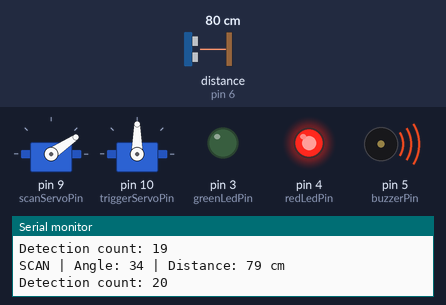
Bench run of a sketch on a simulated Arduino Uno, built with avr-gcc and run on an emulated ATmega328P. On the bench: 2 × servo, output pins drawn as LEDs (lit = HIGH), buzzer (waves = sounding), the last lines printed to the serial monitor. Wiring (inferred from the names in the program): ultrasonic range finder: trigger pin 7; echo pin 6. Inputs (shaded band) come from the test bench; at power-on: distance to the obstacle (sensor on pin 6) 80 cm. The echo pulse lasts 58.3 µs per cm; EEPROM starts erased; pins used as bus, display or sensor lines are not drawn.

Above: at 2.2 s.
2.3 s: distance to the obstacle (sensor on pin 6) set to 99 cm
5.3 s: distance to the obstacle (sensor on pin 6) set to 106 cm
At 5.48 s:
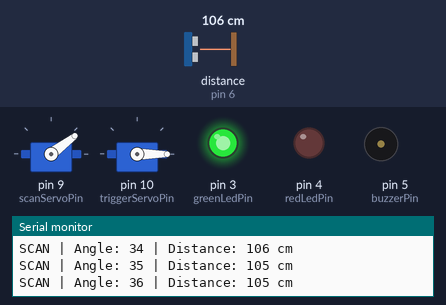
8.3 s: distance to the obstacle (sensor on pin 6) set to 9 cm
At 9.9 s:
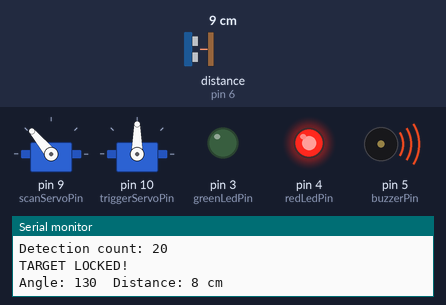
11.3 s: distance to the obstacle (sensor on pin 6) set to 250 cm
14.3 s: distance to the obstacle (sensor on pin 6) set to 18 cm
At 15.8 s:
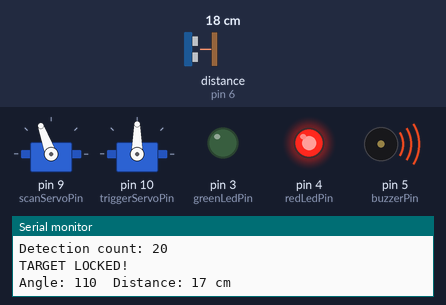
Timing chart, 0 to 18.3 s (numbered marks = the images above; inputs shaded):
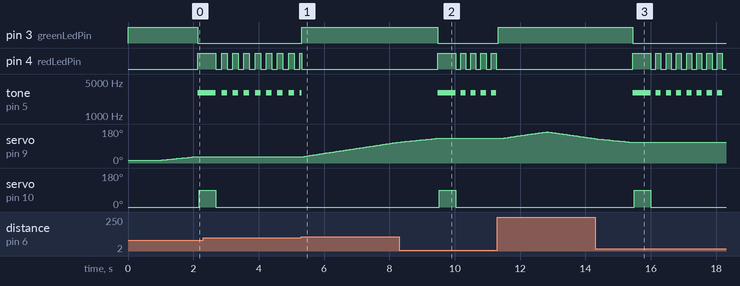

Measured:
- the behaviour switches between 101 and 102 cm on distance to the obstacle (sensor on pin 6) (found by bisection; images 0 and 1)
- after the input at 5.3 s, pin 3 (greenLedPin): LOW → HIGH at once; servo on pin 9 (scanServoPin): moves from 34° to 110° over 2.9 s, starting after 0.10 s
- after the input at 8.3 s, pin 3 (greenLedPin): HIGH → LOW after 1.2 s; pin 4 (redLedPin): LOW → HIGH after 1.2 s, then repeats every 0.31 s: LOW 0.16 s, HIGH 0.16 s; tone on pin 5 (buzzerPin): silent → 3000 Hz after 1.2 s, then repeats every 0.31 s: silent 0.16 s, 3000 Hz 0.16 s; servo on pin 10 (triggerServoPin): 0° → 90° after 1.2 s, → 0° 0.50 s later
- after the input at 11.3 s, pin 3 (greenLedPin): LOW → HIGH at once; pin 4 (redLedPin): stops changing and stays LOW; tone on pin 5 (buzzerPin): stops changing and stays silent; servo on pin 9 (scanServoPin): rises from 130° to 165° in 1.4 s, then falls to 129° in 1.5 s
- after the input at 14.3 s, pin 3 (greenLedPin): HIGH → LOW after 1.1 s; pin 4 (redLedPin): LOW → HIGH after 1.1 s, then repeats every 0.31 s: LOW 0.16 s, HIGH 0.16 s; tone on pin 5 (buzzerPin): silent → 3000 Hz after 1.1 s, then repeats every 0.31 s: silent 0.16 s, 3000 Hz 0.16 s; servo on pin 10 (triggerServoPin): 0° → 90° after 1.2 s, → 0° 0.50 s later

The sketch:

radar_updated_code.ino
```cpp
//  ARDUINO ULTRASONIC RADAR WITH TARGET LOCK
#include <Servo.h>    // Library to control hobby servo motors
#include <EEPROM.h>   // Library to store data that survives power loss
Servo scanServo;      // Servo that rotates the ultrasonic sensor
Servo triggerServo;   // Servo that performs the "trigger" action
// ---------------- PINS ----------------
const int trigPin = 7;           // Ultrasonic TRIG pin (sends the pulse)
const int echoPin = 6;           // Ultrasonic ECHO pin (receives the echo)
const int greenLedPin = 3;       // Green LED = scanning / searching
const int redLedPin = 4;         // Red LED = target locked
const int buzzerPin = 5;         // Buzzer
const int scanServoPin = 9;      // Signal wire of the scanning servo
const int triggerServoPin = 10;  // Signal wire of the trigger servo
// ---------------- SETTINGS ----------------
const int minDistance = 5;         // Ignore anything closer than 5 cm
const int maxDistance = 100;       // Ignore anything farther than 100 cm
const int requiredReadings = 20;   // Continuous detections needed to lock
const int scanMin = 15;            // Sweep start angle (safe, not the 0 limit)
const int scanMax = 165;           // Sweep end angle (safe, not the 180 limit)
const int servoDelay = 25;         // Delay (ms) after each 1 degree step
const int beepInterval = 150;      // Beep ON time and OFF time in ms (beep-beep speed)
// ---------------- EEPROM SETTINGS ----------------
const int angleAddress = 0;        // EEPROM address where the angle is saved
const int saveStep = 10;           // Save when angle changed by this many degrees
// ---------------- VARIABLES ----------------
int currentAngle = scanMin;        // Current servo angle (overwritten in setup)
int lastSavedAngle = scanMin;      // Angle last written to EEPROM
int direction = 1;                 // +1 = sweeping up, -1 = sweeping down
int detectionCount = 0;            // Consecutive in-range detections so far
bool targetLocked = false;         // True when locked onto a target
bool triggerDone = false;          // Makes sure trigger fires once per lock
unsigned long lastBlinkTime = 0;   // Time (ms) of the last red LED toggle
bool redState = false;             // Current on/off state of the red LED
// ---------------- SAVE ANGLE ----------------
// Saves the angle to EEPROM only if it is different from the stored one
void saveAngle(int angle)
{
  EEPROM.update(angleAddress, angle);  // update() writes only if value changed
  lastSavedAngle = angle;              // Remember what we saved
}
// ---------------- ULTRASONIC ----------------
// Returns distance in cm, or 999 if no echo
long getDistance()
{
  digitalWrite(trigPin, LOW);          // Make sure trigger starts LOW
  delayMicroseconds(3);                // Short settle time
  digitalWrite(trigPin, HIGH);         // Start the 10 microsecond pulse
  delayMicroseconds(10);               // Pulse length required by the sensor
  digitalWrite(trigPin, LOW);          // End the pulse -> sensor sends sound
  //  Measure how long the echo pin stays HIGH (microseconds)| 30000 us timeout = about 5 m; returns 0 if no echo
  long duration = pulseIn(echoPin, HIGH, 30000);
  if (duration == 0)                   // No echo received
  {
    return 999;                        // 999 = "no object" flag
  }
  // Sound travels ~0.0343 cm per microsecond. Divide by 2 because the sound goes to the object and back.
  long distance = duration * 0.0343 / 2;
  return distance;                     // Distance in cm
}
// ---------------- TARGET LOCK ----------------
void lockTarget(long distance)
{
  targetLocked = true;                 // Switch program to locked mode
  scanServo.write(currentAngle);       // Hold scan servo at target angle
  digitalWrite(greenLedPin, LOW);      // Green LED off (not scanning)
  // Beep-beep + red LED blink together, without blocking the program
  if (millis() - lastBlinkTime >= beepInterval) // Has the interval passed?
  {
    lastBlinkTime = millis();          // Store time of this toggle
    redState = !redState;              // Flip ON <-> OFF
    digitalWrite(redLedPin, redState); // Apply to the LED
    if (redState)                      // LED ON phase -> buzzer ON
    {
      tone(buzzerPin, 3000);           // 3000 Hz beep
    }
    else                               // LED OFF phase -> buzzer silent
    {
      noTone(buzzerPin);               // Gap between beeps
    }
  }
  // Fire the trigger servo only once per lock
  if (!triggerDone)
  {
    triggerDone = true;                // Prevent repeating
    saveAngle(currentAngle);           // Save the lock angle to EEPROM
    Serial.println("TARGET LOCKED!");  // Print lock details
    Serial.print("Angle: ");
    Serial.print(currentAngle);
    Serial.print("  Distance: ");
    Serial.print(distance);
    Serial.println(" cm");
    triggerServo.write(90);            // Move trigger servo to 90 degrees
    delay(500);                        // Hold for half a second
    triggerServo.write(0);             // Return to rest position
  }
}
// ---------------- UNLOCK ----------------
void unlockTarget()
{
  if (targetLocked)                    // Print only if we were locked
  {
    Serial.println("TARGET LOST");
    Serial.println("RESUMING SCAN");
  }
  targetLocked = false;                // Back to scan mode
  triggerDone = false;                 // Allow trigger on next lock
  detectionCount = 0;                  // Reset detection counter
  digitalWrite(greenLedPin, HIGH);     // Green LED on (scanning)
  digitalWrite(redLedPin, LOW);        // Red LED off
  noTone(buzzerPin);                   // Buzzer off
  redState = false;                    // Reset blink state
}
//  set up Runs once at power-on or after every reset
void setup()
{
  Serial.begin(9600);                  // Start Serial Monitor at 9600 baud
  pinMode(trigPin, OUTPUT);            // TRIG sends pulses
  pinMode(echoPin, INPUT);             // ECHO receives pulses
  pinMode(greenLedPin, OUTPUT);        // Green LED output
  pinMode(redLedPin, OUTPUT);          // Red LED output
  pinMode(buzzerPin, OUTPUT);          // Buzzer output
  // ----- Restore last scan angle from EEPROM -----
  int savedAngle = EEPROM.read(angleAddress);   // Read stored byte
  // A blank EEPROM reads 255, so accept only values inside the scan range
  if (savedAngle >= scanMin && savedAngle <= scanMax)
  {
    currentAngle = savedAngle;         // Resume from the saved position
  }
  else
  {
    currentAngle = scanMin;            // Invalid/blank -> start at 15 degrees
  }
  lastSavedAngle = currentAngle;       // Sync the "last saved" tracker
  // IMPORTANT: write() BEFORE attach() so the servos do not jump to 90 degrees
  scanServo.write(currentAngle);       // Preset scan servo to saved angle
  triggerServo.write(0);               // Preset trigger servo to rest (0)
  scanServo.attach(scanServoPin);      // Now connect scan servo (no jump)
  triggerServo.attach(triggerServoPin);// Now connect trigger servo (no jump)
  digitalWrite(greenLedPin, HIGH);     // Green on = scanning
  digitalWrite(redLedPin, LOW);        // Red off
  noTone(buzzerPin);                   // Buzzer off
  Serial.println("RADAR READY");       // Startup message
  Serial.print("Resuming at angle: "); // Show restored angle
  Serial.println(currentAngle);
  delay(1000);                         // Wait 1 s for everything to settle
}
// ---------------- MAIN LOOP ----------------
void loop()
{
  // ===== PART A: TARGET ALREADY LOCKED =====
  if (targetLocked)
  {
    scanServo.write(currentAngle);     // Keep servo at target angle
    long distance = getDistance();     // Measure again
    Serial.print("LOCKED | Angle: ");  // Print status
    Serial.print(currentAngle);
    Serial.print(" | Distance: ");
    if (distance == 999)
    {
      Serial.println("NO ECHO");
    }
    else
    {
      Serial.print(distance);
      Serial.println(" cm");
    }
    // Keep the lock only while the object stays within range
    if (distance >= minDistance && distance <= maxDistance)
    {
      lockTarget(distance);            // Still there: keep beeping/blinking
    }
    else
    {
      unlockTarget();                  // Gone: resume scanning
    }
    delay(50);                         // Small delay between locked readings
    return;                            // Skip scanning code below
  }
  // ===== PART B: NORMAL SCANNING =====
  scanServo.write(currentAngle);       // Move sensor to current angle
  delay(servoDelay);                   // Wait for servo to settle
  long distance = getDistance();       // Measure distance
  Serial.print("SCAN | Angle: ");      // Print scan status
  Serial.print(currentAngle);
  Serial.print(" | Distance: ");
  if (distance == 999)
  {
    Serial.println("NO OBJECT");
  }
  else
  {
    Serial.print(distance);
    Serial.println(" cm");
  }
  // Check for a possible large / stable object
  if (distance >= minDistance && distance <= maxDistance)
  {
    detectionCount++;                  // One more in-range reading
    Serial.print("Detection count: ");
    Serial.println(detectionCount);
    // Lock after 20 continuous readings
    if (detectionCount >= requiredReadings)
    {
      lockTarget(distance);
    }
  }
  else
  {
    detectionCount = 0;                // Noise / no object: reset counter
  }
  // ===== PART C: CONTINUE SWEEPING =====
  if (!targetLocked)                   // Skip if we just locked
  {
    currentAngle += direction;         // Move 1 degree in current direction
    // Save angle to EEPROM every 'saveStep' degrees (not every step)
    if (abs(currentAngle - lastSavedAngle) >= saveStep)
    {
      saveAngle(currentAngle);
    }
    if (currentAngle >= scanMax)       // Reached the upper limit
    {
      currentAngle = scanMax;
      direction = -1;                  // Sweep back down
    }
    if (currentAngle <= scanMin)       // Reached the lower limit
    {
      currentAngle = scanMin;
      direction = 1;                   // Sweep back up
    }
  }
}
```
